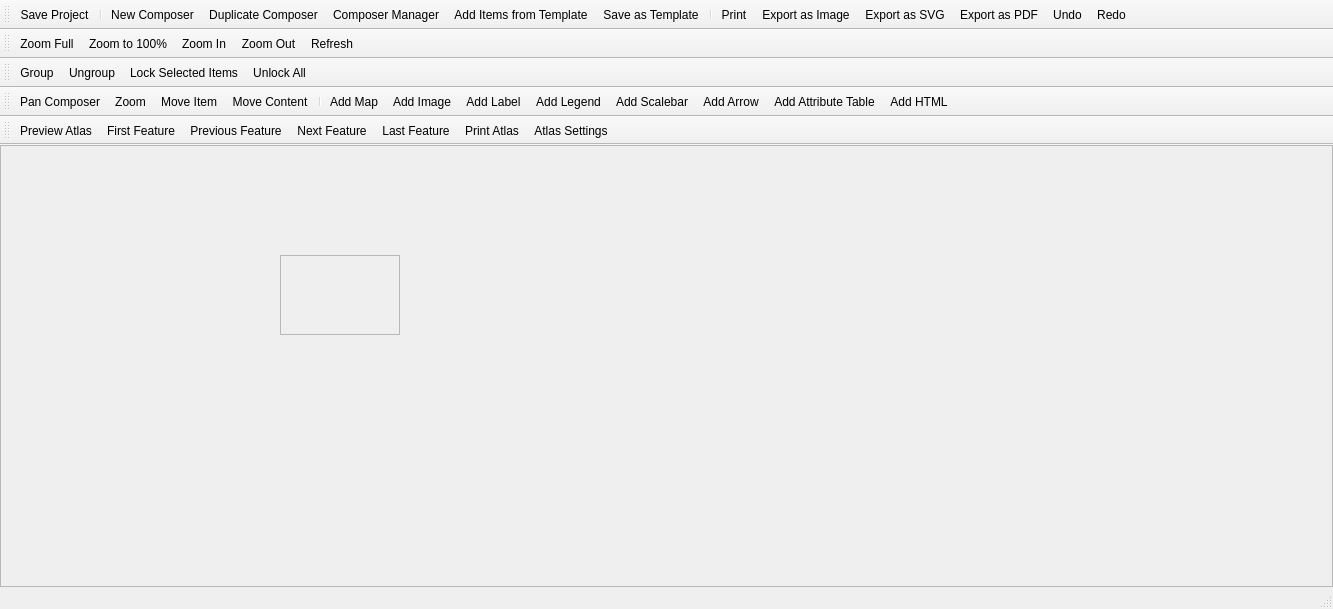
<?xml version="1.0" encoding="UTF-8"?>
<ui version="4.0">
 <class>QgsComposerBase</class>
 <widget class="QMainWindow" name="QgsComposerBase">
  <property name="geometry">
   <rect>
    <x>0</x>
    <y>0</y>
    <width>1333</width>
    <height>609</height>
   </rect>
  </property>
  <property name="mouseTracking">
   <bool>true</bool>
  </property>
  <property name="windowTitle">
   <string>MainWindow</string>
  </property>
  <widget class="QWidget" name="centralwidget">
   <property name="mouseTracking">
    <bool>true</bool>
   </property>
   <layout class="QGridLayout" name="gridLayout">
    <property name="leftMargin">
     <number>0</number>
    </property>
    <property name="topMargin">
     <number>0</number>
    </property>
    <property name="rightMargin">
     <number>0</number>
    </property>
    <property name="bottomMargin">
     <number>0</number>
    </property>
    <item row="0" column="0">
     <widget class="QFrame" name="mViewFrame">
      <property name="mouseTracking">
       <bool>true</bool>
      </property>
      <property name="frameShape">
       <enum>QFrame::StyledPanel</enum>
      </property>
      <property name="frameShadow">
       <enum>QFrame::Raised</enum>
      </property>
      <widget class="QScrollArea" name="scrollArea">
       <property name="geometry">
        <rect>
         <x>280</x>
         <y>110</y>
         <width>120</width>
         <height>80</height>
        </rect>
       </property>
       <property name="widgetResizable">
        <bool>true</bool>
       </property>
       <widget class="QWidget" name="scrollAreaWidgetContents">
        <property name="geometry">
         <rect>
          <x>0</x>
          <y>0</y>
          <width>118</width>
          <height>78</height>
         </rect>
        </property>
       </widget>
      </widget>
     </widget>
    </item>
   </layout>
  </widget>
  <widget class="QStatusBar" name="mStatusBar"/>
  <widget class="QToolBar" name="mComposerToolbar">
   <property name="windowTitle">
    <string>Composer</string>
   </property>
   <attribute name="toolBarArea">
    <enum>TopToolBarArea</enum>
   </attribute>
   <attribute name="toolBarBreak">
    <bool>false</bool>
   </attribute>
   <addaction name="mActionSaveProject"/>
   <addaction name="separator"/>
   <addaction name="mActionNewComposer"/>
   <addaction name="mActionDuplicateComposer"/>
   <addaction name="mActionComposerManager"/>
   <addaction name="mActionLoadFromTemplate"/>
   <addaction name="mActionSaveAsTemplate"/>
   <addaction name="separator"/>
   <addaction name="mActionPrint"/>
   <addaction name="mActionExportAsImage"/>
   <addaction name="mActionExportAsSVG"/>
   <addaction name="mActionExportAsPDF"/>
   <addaction name="mActionUndo"/>
   <addaction name="mActionRedo"/>
  </widget>
  <widget class="QToolBar" name="mPaperNavToolbar">
   <property name="windowTitle">
    <string>Paper Navigation</string>
   </property>
   <attribute name="toolBarArea">
    <enum>TopToolBarArea</enum>
   </attribute>
   <attribute name="toolBarBreak">
    <bool>true</bool>
   </attribute>
   <addaction name="mActionZoomAll"/>
   <addaction name="mActionZoomActual"/>
   <addaction name="mActionZoomIn"/>
   <addaction name="mActionZoomOut"/>
   <addaction name="mActionRefreshView"/>
  </widget>
  <widget class="QToolBar" name="mItemActionToolbar">
   <property name="windowTitle">
    <string>Composer Item Actions</string>
   </property>
   <attribute name="toolBarArea">
    <enum>TopToolBarArea</enum>
   </attribute>
   <attribute name="toolBarBreak">
    <bool>true</bool>
   </attribute>
   <addaction name="mActionGroupItems"/>
   <addaction name="mActionUngroupItems"/>
   <addaction name="mActionLockItems"/>
   <addaction name="mActionUnlockAll"/>
  </widget>
  <widget class="QToolBar" name="mItemToolbar">
   <property name="windowTitle">
    <string>Composer Items</string>
   </property>
   <attribute name="toolBarArea">
    <enum>TopToolBarArea</enum>
   </attribute>
   <attribute name="toolBarBreak">
    <bool>true</bool>
   </attribute>
   <addaction name="mActionPan"/>
   <addaction name="mActionMouseZoom"/>
   <addaction name="mActionSelectMoveItem"/>
   <addaction name="mActionMoveItemContent"/>
   <addaction name="separator"/>
   <addaction name="mActionAddNewMap"/>
   <addaction name="mActionAddImage"/>
   <addaction name="mActionAddNewLabel"/>
   <addaction name="mActionAddNewLegend"/>
   <addaction name="mActionAddNewScalebar"/>
   <addaction name="mActionAddArrow"/>
   <addaction name="mActionAddAttributeTable"/>
   <addaction name="mActionAddHtml"/>
  </widget>
  <widget class="QToolBar" name="mAtlasToolbar">
   <property name="windowTitle">
    <string>Atlas</string>
   </property>
   <attribute name="toolBarArea">
    <enum>TopToolBarArea</enum>
   </attribute>
   <attribute name="toolBarBreak">
    <bool>true</bool>
   </attribute>
   <addaction name="mActionAtlasPreview"/>
   <addaction name="mActionAtlasFirst"/>
   <addaction name="mActionAtlasPrev"/>
   <addaction name="mActionAtlasNext"/>
   <addaction name="mActionAtlasLast"/>
   <addaction name="mActionPrintAtlas"/>
   <addaction name="mActionAtlasSettings"/>
  </widget>
  <action name="mActionPrint">
   <property name="checkable">
    <bool>false</bool>
   </property>
   <property name="icon">
    <iconset resource="../../images/images.qrc">
     <normaloff>:/images/themes/default/mActionFilePrint.png</normaloff>:/images/themes/default/mActionFilePrint.png</iconset>
   </property>
   <property name="text">
    <string>&amp;Print...</string>
   </property>
   <property name="shortcut">
    <string>Ctrl+P</string>
   </property>
  </action>
  <action name="mActionZoomAll">
   <property name="icon">
    <iconset resource="../../images/images.qrc">
     <normaloff>:/images/themes/default/mActionZoomFullExtent.svg</normaloff>:/images/themes/default/mActionZoomFullExtent.svg</iconset>
   </property>
   <property name="text">
    <string>Zoom &amp;Full</string>
   </property>
   <property name="toolTip">
    <string>Zoom full</string>
   </property>
   <property name="shortcut">
    <string>Ctrl+0</string>
   </property>
  </action>
  <action name="mActionZoomIn">
   <property name="icon">
    <iconset resource="../../images/images.qrc">
     <normaloff>:/images/themes/default/mActionZoomIn.svg</normaloff>:/images/themes/default/mActionZoomIn.svg</iconset>
   </property>
   <property name="text">
    <string>Zoom &amp;In</string>
   </property>
   <property name="toolTip">
    <string>Zoom in</string>
   </property>
   <property name="shortcut">
    <string>Ctrl++</string>
   </property>
  </action>
  <action name="mActionZoomOut">
   <property name="icon">
    <iconset resource="../../images/images.qrc">
     <normaloff>:/images/themes/default/mActionZoomOut.svg</normaloff>:/images/themes/default/mActionZoomOut.svg</iconset>
   </property>
   <property name="text">
    <string>Zoom &amp;Out</string>
   </property>
   <property name="toolTip">
    <string>Zoom out</string>
   </property>
   <property name="shortcut">
    <string>Ctrl+-</string>
   </property>
  </action>
  <action name="mActionZoomActual">
   <property name="icon">
    <iconset resource="../../images/images.qrc">
     <normaloff>:/images/themes/default/mActionZoomActual.svg</normaloff>:/images/themes/default/mActionZoomActual.svg</iconset>
   </property>
   <property name="text">
    <string>Zoom to &amp;100%</string>
   </property>
   <property name="toolTip">
    <string>Zoom to 100%</string>
   </property>
   <property name="shortcut">
    <string>Ctrl+1</string>
   </property>
  </action>
  <action name="mActionMouseZoom">
   <property name="icon">
    <iconset resource="../../images/images.qrc">
     <normaloff>:/images/themes/default/mActionZoomToSelected.svg</normaloff>:/images/themes/default/mActionZoomToSelected.svg</iconset>
   </property>
   <property name="text">
    <string>Zoom</string>
   </property>
   <property name="toolTip">
    <string>Zoom</string>
   </property>
   <property name="shortcut">
    <string>Z</string>
   </property>
  </action>
  <action name="mActionAddNewMap">
   <property name="icon">
    <iconset resource="../../images/images.qrc">
     <normaloff>:/images/themes/default/mActionAddMap.png</normaloff>:/images/themes/default/mActionAddMap.png</iconset>
   </property>
   <property name="text">
    <string>Add &amp;Map</string>
   </property>
   <property name="toolTip">
    <string>Add new map</string>
   </property>
  </action>
  <action name="mActionAddNewLabel">
   <property name="icon">
    <iconset resource="../../images/images.qrc">
     <normaloff>:/images/themes/default/mActionLabel.png</normaloff>:/images/themes/default/mActionLabel.png</iconset>
   </property>
   <property name="text">
    <string>Add Lab&amp;el</string>
   </property>
   <property name="toolTip">
    <string>Add new label</string>
   </property>
  </action>
  <action name="mActionAddNewLegend">
   <property name="icon">
    <iconset resource="../../images/images.qrc">
     <normaloff>:/images/themes/default/mActionAddLegend.png</normaloff>:/images/themes/default/mActionAddLegend.png</iconset>
   </property>
   <property name="text">
    <string>Add Legen&amp;d</string>
   </property>
   <property name="toolTip">
    <string>Add new legend</string>
   </property>
  </action>
  <action name="mActionSelectMoveItem">
   <property name="icon">
    <iconset resource="../../images/images.qrc">
     <normaloff>:/images/themes/default/mActionPan.svg</normaloff>:/images/themes/default/mActionPan.svg</iconset>
   </property>
   <property name="text">
    <string>Move &amp;Item</string>
   </property>
   <property name="toolTip">
    <string>Select/Move item</string>
   </property>
   <property name="shortcut">
    <string>V</string>
   </property>
  </action>
  <action name="mActionExportAsImage">
   <property name="icon">
    <iconset resource="../../images/images.qrc">
     <normaloff>:/images/themes/default/mActionSaveMapAsImage.png</normaloff>:/images/themes/default/mActionSaveMapAsImage.png</iconset>
   </property>
   <property name="text">
    <string>Export as &amp;Image...</string>
   </property>
   <property name="toolTip">
    <string>Export as image</string>
   </property>
  </action>
  <action name="mActionExportAsPDF">
   <property name="icon">
    <iconset resource="../../images/images.qrc">
     <normaloff>:/images/themes/default/mActionSaveAsPDF.png</normaloff>:/images/themes/default/mActionSaveAsPDF.png</iconset>
   </property>
   <property name="text">
    <string>&amp;Export as PDF...</string>
   </property>
  </action>
  <action name="mActionExportAsSVG">
   <property name="icon">
    <iconset resource="../../images/images.qrc">
     <normaloff>:/images/themes/default/mActionSaveAsSVG.png</normaloff>:/images/themes/default/mActionSaveAsSVG.png</iconset>
   </property>
   <property name="text">
    <string>Export as S&amp;VG...</string>
   </property>
  </action>
  <action name="mActionAddNewScalebar">
   <property name="icon">
    <iconset resource="../../images/images.qrc">
     <normaloff>:/images/themes/default/mActionScaleBar.png</normaloff>:/images/themes/default/mActionScaleBar.png</iconset>
   </property>
   <property name="text">
    <string>Add &amp;Scalebar</string>
   </property>
   <property name="toolTip">
    <string>Add new scalebar</string>
   </property>
  </action>
  <action name="mActionRefreshView">
   <property name="icon">
    <iconset resource="../../images/images.qrc">
     <normaloff>:/images/themes/default/mActionDraw.svg</normaloff>:/images/themes/default/mActionDraw.svg</iconset>
   </property>
   <property name="text">
    <string>&amp;Refresh</string>
   </property>
   <property name="toolTip">
    <string>Refresh view</string>
   </property>
   <property name="shortcut">
    <string>F5</string>
   </property>
  </action>
  <action name="mActionShowGrid">
   <property name="icon">
    <iconset resource="../../python/plugins/fTools/resources.qrc">
     <normaloff>:/icons/default/vector_grid.png</normaloff>:/icons/default/vector_grid.png</iconset>
   </property>
   <property name="text">
    <string>Show &amp;Grid</string>
   </property>
   <property name="toolTip">
    <string>Show grid</string>
   </property>
   <property name="shortcut">
    <string>Ctrl+'</string>
   </property>
  </action>
  <action name="mActionSnapGrid">
   <property name="text">
    <string>S&amp;nap to Grid</string>
   </property>
   <property name="toolTip">
    <string>Snap to grid</string>
   </property>
   <property name="shortcut">
    <string>Ctrl+Shift+'</string>
   </property>
  </action>
  <action name="mActionShowGuides">
   <property name="text">
    <string>Show G&amp;uides</string>
   </property>
   <property name="toolTip">
    <string>Show guides</string>
   </property>
   <property name="shortcut">
    <string>Ctrl+;</string>
   </property>
  </action>
  <action name="mActionSnapGuides">
   <property name="text">
    <string>&amp;Snap to Guides</string>
   </property>
   <property name="toolTip">
    <string>Snap to guides</string>
   </property>
   <property name="shortcut">
    <string>Ctrl+Shift+;</string>
   </property>
  </action>
  <action name="mActionSmartGuides">
   <property name="text">
    <string>S&amp;mart Guides</string>
   </property>
   <property name="toolTip">
    <string>Smart guides</string>
   </property>
   <property name="shortcut">
    <string>Ctrl+Alt+;</string>
   </property>
  </action>
  <action name="mActionClearGuides">
   <property name="text">
    <string>&amp;Clear Guides</string>
   </property>
   <property name="toolTip">
    <string>Clear guides</string>
   </property>
  </action>
  <action name="mActionAddImage">
   <property name="icon">
    <iconset resource="../../images/images.qrc">
     <normaloff>:/images/themes/default/mActionAddImage.png</normaloff>:/images/themes/default/mActionAddImage.png</iconset>
   </property>
   <property name="text">
    <string>Add Im&amp;age</string>
   </property>
   <property name="toolTip">
    <string>Add image</string>
   </property>
  </action>
  <action name="mActionMoveItemContent">
   <property name="text">
    <string>Move &amp;Content</string>
   </property>
   <property name="toolTip">
    <string>Move item content</string>
   </property>
   <property name="shortcut">
    <string>C</string>
   </property>
  </action>
  <action name="mActionGroupItems">
   <property name="text">
    <string>&amp;Group</string>
   </property>
   <property name="toolTip">
    <string>Group items</string>
   </property>
   <property name="shortcut">
    <string>Ctrl+G</string>
   </property>
  </action>
  <action name="mActionUngroupItems">
   <property name="text">
    <string>&amp;Ungroup</string>
   </property>
   <property name="toolTip">
    <string>Ungroup items</string>
   </property>
   <property name="shortcut">
    <string>Ctrl+Shift+G</string>
   </property>
  </action>
  <action name="mActionRaiseItems">
   <property name="text">
    <string>&amp;Raise</string>
   </property>
   <property name="toolTip">
    <string>Raise selected items</string>
   </property>
   <property name="shortcut">
    <string>Ctrl+]</string>
   </property>
  </action>
  <action name="mActionLowerItems">
   <property name="text">
    <string>&amp;Lower</string>
   </property>
   <property name="toolTip">
    <string>Lower selected items</string>
   </property>
   <property name="shortcut">
    <string>Ctrl+[</string>
   </property>
  </action>
  <action name="mActionMoveItemsToTop">
   <property name="text">
    <string>Bring to &amp;Front</string>
   </property>
   <property name="toolTip">
    <string>Move selected items to top</string>
   </property>
   <property name="shortcut">
    <string>Ctrl+Shift+]</string>
   </property>
  </action>
  <action name="mActionMoveItemsToBottom">
   <property name="text">
    <string>Send to &amp;Back</string>
   </property>
   <property name="toolTip">
    <string>Move selected items to bottom</string>
   </property>
   <property name="shortcut">
    <string>Ctrl+Shift+[</string>
   </property>
  </action>
  <action name="mActionLoadFromTemplate">
   <property name="text">
    <string>&amp;Add Items from Template...</string>
   </property>
   <property name="toolTip">
    <string>Add items from template</string>
   </property>
  </action>
  <action name="mActionSaveAsTemplate">
   <property name="text">
    <string>Save as &amp;Template...</string>
   </property>
   <property name="toolTip">
    <string>Save as template</string>
   </property>
  </action>
  <action name="mActionAlignLeft">
   <property name="text">
    <string>Align Left</string>
   </property>
   <property name="toolTip">
    <string>Align selected items left</string>
   </property>
  </action>
  <action name="mActionAlignHCenter">
   <property name="text">
    <string>Align Center</string>
   </property>
   <property name="toolTip">
    <string>Align center horizontal</string>
   </property>
  </action>
  <action name="mActionAlignRight">
   <property name="text">
    <string>Align Right</string>
   </property>
   <property name="toolTip">
    <string>Align selected items right</string>
   </property>
  </action>
  <action name="mActionAlignTop">
   <property name="text">
    <string>Align Top</string>
   </property>
   <property name="toolTip">
    <string>Align selected items to top</string>
   </property>
  </action>
  <action name="mActionAlignVCenter">
   <property name="text">
    <string>Align Center Vertical</string>
   </property>
   <property name="toolTip">
    <string>Align center vertical</string>
   </property>
  </action>
  <action name="mActionAlignBottom">
   <property name="text">
    <string>Align Bottom</string>
   </property>
   <property name="toolTip">
    <string>Align selected items bottom</string>
   </property>
  </action>
  <action name="mActionQuit">
   <property name="text">
    <string>&amp;Quit</string>
   </property>
   <property name="toolTip">
    <string>Quit</string>
   </property>
   <property name="shortcut">
    <string>Ctrl+Q</string>
   </property>
  </action>
  <action name="mActionAddArrow">
   <property name="checkable">
    <bool>true</bool>
   </property>
   <property name="text">
    <string>Add Arro&amp;w</string>
   </property>
   <property name="toolTip">
    <string>Add arrow</string>
   </property>
  </action>
  <action name="mActionAddTable">
   <property name="checkable">
    <bool>true</bool>
   </property>
   <property name="text">
    <string>Add Table</string>
   </property>
   <property name="toolTip">
    <string>Add table</string>
   </property>
  </action>
  <action name="mActionAddAttributeTable">
   <property name="checkable">
    <bool>true</bool>
   </property>
   <property name="text">
    <string>Add Attribute &amp;Table</string>
   </property>
   <property name="toolTip">
    <string>Add attribute table</string>
   </property>
  </action>
  <action name="mActionPageSetup">
   <property name="text">
    <string>Pa&amp;ge Setup...</string>
   </property>
   <property name="toolTip">
    <string>Page setup</string>
   </property>
   <property name="shortcut">
    <string>Ctrl+Shift+P</string>
   </property>
  </action>
  <action name="mActionUndo">
   <property name="icon">
    <iconset>
     <normalon>:/images/themes/default/mActionUndo.png</normalon>
    </iconset>
   </property>
   <property name="text">
    <string>&amp;Undo</string>
   </property>
   <property name="toolTip">
    <string>Revert last change</string>
   </property>
   <property name="shortcut">
    <string>Ctrl+Z</string>
   </property>
  </action>
  <action name="mActionRedo">
   <property name="icon">
    <iconset resource="../../images/images.qrc">
     <normaloff>:/images/themes/default/mActionRedo.png</normaloff>:/images/themes/default/mActionRedo.png</iconset>
   </property>
   <property name="text">
    <string>&amp;Redo</string>
   </property>
   <property name="toolTip">
    <string>Restore last change</string>
   </property>
   <property name="shortcut">
    <string>Ctrl+Shift+Z</string>
   </property>
  </action>
  <action name="mActionAddRectangle">
   <property name="checkable">
    <bool>true</bool>
   </property>
   <property name="text">
    <string>Add Rectangle</string>
   </property>
   <property name="toolTip">
    <string>Add rectangle</string>
   </property>
  </action>
  <action name="mActionAddTriangle">
   <property name="checkable">
    <bool>true</bool>
   </property>
   <property name="text">
    <string>Add Triangle</string>
   </property>
   <property name="toolTip">
    <string>Add triangle</string>
   </property>
  </action>
  <action name="mActionAddEllipse">
   <property name="checkable">
    <bool>true</bool>
   </property>
   <property name="text">
    <string>Add Ellipse</string>
   </property>
   <property name="toolTip">
    <string>Add ellipse</string>
   </property>
  </action>
  <action name="mActionAddHtml">
   <property name="checkable">
    <bool>true</bool>
   </property>
   <property name="text">
    <string>Add &amp;HTML</string>
   </property>
   <property name="toolTip">
    <string>Add html frame</string>
   </property>
  </action>
  <action name="mActionComposerManager">
   <property name="text">
    <string>Composer &amp;Manager...</string>
   </property>
   <property name="toolTip">
    <string>Composer manager</string>
   </property>
  </action>
  <action name="mActionNewComposer">
   <property name="text">
    <string>&amp;New Composer...</string>
   </property>
   <property name="toolTip">
    <string>New composer</string>
   </property>
   <property name="shortcut">
    <string>Ctrl+N</string>
   </property>
  </action>
  <action name="mActionSaveProject">
   <property name="text">
    <string>&amp;Save Project</string>
   </property>
   <property name="toolTip">
    <string>Save project</string>
   </property>
   <property name="shortcut">
    <string>Ctrl+S</string>
   </property>
  </action>
  <action name="mActionDuplicateComposer">
   <property name="text">
    <string>&amp;Duplicate Composer...</string>
   </property>
   <property name="toolTip">
    <string>Duplicate composer</string>
   </property>
  </action>
  <action name="mActionLockItems">
   <property name="icon">
    <iconset resource="../../images/images.qrc">
     <normaloff>:/images/themes/default/locked.svg</normaloff>:/images/themes/default/locked.svg</iconset>
   </property>
   <property name="text">
    <string>Loc&amp;k Selected Items</string>
   </property>
   <property name="shortcut">
    <string>Ctrl+L</string>
   </property>
  </action>
  <action name="mActionUnlockAll">
   <property name="icon">
    <iconset resource="../../images/images.qrc">
     <normaloff>:/images/themes/default/unlocked.svg</normaloff>:/images/themes/default/unlocked.svg</iconset>
   </property>
   <property name="text">
    <string>Unl&amp;ock All</string>
   </property>
   <property name="toolTip">
    <string>Unlock All Items</string>
   </property>
   <property name="shortcut">
    <string>Ctrl+Shift+L</string>
   </property>
  </action>
  <action name="mActionPasteInPlace">
   <property name="text">
    <string>Paste in P&amp;lace</string>
   </property>
   <property name="toolTip">
    <string>Paste in place</string>
   </property>
   <property name="shortcut">
    <string>Ctrl+Shift+V</string>
   </property>
  </action>
  <action name="mActionDeleteSelection">
   <property name="icon">
    <iconset resource="../../images/images.qrc">
     <normaloff>:/images/themes/default/mActionDeleteSelected.svg</normaloff>:/images/themes/default/mActionDeleteSelected.svg</iconset>
   </property>
   <property name="text">
    <string>&amp;Delete</string>
   </property>
   <property name="toolTip">
    <string>Delete selected items</string>
   </property>
   <property name="shortcut">
    <string>Del</string>
   </property>
  </action>
  <action name="mActionDeselectAll">
   <property name="icon">
    <iconset resource="../../images/images.qrc">
     <normaloff>:/images/themes/default/mActionDeselectAll.svg</normaloff>:/images/themes/default/mActionDeselectAll.svg</iconset>
   </property>
   <property name="text">
    <string>D&amp;eselect All</string>
   </property>
   <property name="toolTip">
    <string>Deselect all</string>
   </property>
   <property name="shortcut">
    <string>Ctrl+Shift+A</string>
   </property>
  </action>
  <action name="mActionSelectAll">
   <property name="text">
    <string>&amp;Select All</string>
   </property>
   <property name="toolTip">
    <string>Select all items</string>
   </property>
   <property name="shortcut">
    <string>Ctrl+A</string>
   </property>
  </action>
  <action name="mActionInvertSelection">
   <property name="icon">
    <iconset resource="../../images/images.qrc">
     <normaloff>:/images/themes/default/mActionInvertSelection.png</normaloff>:/images/themes/default/mActionInvertSelection.png</iconset>
   </property>
   <property name="text">
    <string>&amp;Invert Selection</string>
   </property>
   <property name="toolTip">
    <string>Invert selection</string>
   </property>
  </action>
  <action name="mActionSelectNextBelow">
   <property name="text">
    <string>Select Next Item &amp;Below</string>
   </property>
   <property name="toolTip">
    <string>Select next item below</string>
   </property>
   <property name="shortcut">
    <string>Ctrl+Alt+[</string>
   </property>
  </action>
  <action name="mActionSelectNextAbove">
   <property name="text">
    <string>Select Next Item &amp;Above</string>
   </property>
   <property name="toolTip">
    <string>Select next item above</string>
   </property>
   <property name="shortcut">
    <string>Ctrl+Alt+]</string>
   </property>
  </action>
  <action name="mActionPan">
   <property name="icon">
    <iconset resource="../../images/images.qrc">
     <normaloff>:/images/themes/default/mActionPan.svg</normaloff>:/images/themes/default/mActionPan.svg</iconset>
   </property>
   <property name="text">
    <string>Pan Composer</string>
   </property>
   <property name="shortcut">
    <string>P</string>
   </property>
  </action>
  <action name="mActionOptions">
   <property name="icon">
    <iconset resource="../../images/images.qrc">
     <normaloff>:/images/themes/default/mActionOptions.svg</normaloff>:/images/themes/default/mActionOptions.svg</iconset>
   </property>
   <property name="text">
    <string>Composer &amp;Options...</string>
   </property>
   <property name="menuRole">
    <enum>QAction::PreferencesRole</enum>
   </property>
  </action>
  <action name="mActionShowRulers">
   <property name="text">
    <string>Show Ru&amp;lers</string>
   </property>
   <property name="toolTip">
    <string>Show rulers</string>
   </property>
   <property name="shortcut">
    <string>Ctrl+R</string>
   </property>
  </action>
  <action name="mActionAtlasFirst">
   <property name="icon">
    <iconset resource="../../images/images.qrc">
     <normaloff>:/images/themes/default/mActionAtlasFirst.svg</normaloff>:/images/themes/default/mActionAtlasFirst.svg</iconset>
   </property>
   <property name="text">
    <string>&amp;First Feature</string>
   </property>
   <property name="shortcut">
    <string>Ctrl+&lt;</string>
   </property>
  </action>
  <action name="mActionAtlasPrev">
   <property name="icon">
    <iconset resource="../../images/images.qrc">
     <normaloff>:/images/themes/default/mActionAtlasPrev.svg</normaloff>:/images/themes/default/mActionAtlasPrev.svg</iconset>
   </property>
   <property name="text">
    <string>P&amp;revious Feature</string>
   </property>
   <property name="shortcut">
    <string>Ctrl+,</string>
   </property>
  </action>
  <action name="mActionAtlasNext">
   <property name="icon">
    <iconset resource="../../images/images.qrc">
     <normaloff>:/images/themes/default/mActionAtlasNext.svg</normaloff>:/images/themes/default/mActionAtlasNext.svg</iconset>
   </property>
   <property name="text">
    <string>&amp;Next Feature</string>
   </property>
   <property name="shortcut">
    <string>Ctrl+.</string>
   </property>
  </action>
  <action name="mActionAtlasLast">
   <property name="icon">
    <iconset resource="../../images/images.qrc">
     <normaloff>:/images/themes/default/mActionAtlasLast.svg</normaloff>:/images/themes/default/mActionAtlasLast.svg</iconset>
   </property>
   <property name="text">
    <string>&amp;Last Feature</string>
   </property>
   <property name="shortcut">
    <string>Ctrl+&gt;</string>
   </property>
  </action>
  <action name="mActionAtlasPreview">
   <property name="icon">
    <iconset resource="../../images/images.qrc">
     <normaloff>:/images/themes/default/mIconAtlas.svg</normaloff>:/images/themes/default/mIconAtlas.svg</iconset>
   </property>
   <property name="text">
    <string>Preview &amp;Atlas</string>
   </property>
   <property name="shortcut">
    <string>Ctrl+Alt+/</string>
   </property>
  </action>
  <action name="mActionPrintAtlas">
   <property name="icon">
    <iconset resource="../../images/images.qrc">
     <normaloff>:/images/themes/default/mActionFilePrint.png</normaloff>:/images/themes/default/mActionFilePrint.png</iconset>
   </property>
   <property name="text">
    <string>&amp;Print Atlas...</string>
   </property>
  </action>
  <action name="mActionExportAtlasAsImage">
   <property name="icon">
    <iconset resource="../../images/images.qrc">
     <normaloff>:/images/themes/default/mActionSaveMapAsImage.png</normaloff>:/images/themes/default/mActionSaveMapAsImage.png</iconset>
   </property>
   <property name="text">
    <string>Export Atlas as &amp;Images...</string>
   </property>
  </action>
  <action name="mActionExportAtlasAsSVG">
   <property name="icon">
    <iconset resource="../../images/images.qrc">
     <normaloff>:/images/themes/default/mActionSaveAsSVG.png</normaloff>:/images/themes/default/mActionSaveAsSVG.png</iconset>
   </property>
   <property name="text">
    <string>Export Atlas as S&amp;VG...</string>
   </property>
  </action>
  <action name="mActionExportAtlasAsPDF">
   <property name="icon">
    <iconset resource="../../images/images.qrc">
     <normaloff>:/images/themes/default/mActionSaveAsPDF.png</normaloff>:/images/themes/default/mActionSaveAsPDF.png</iconset>
   </property>
   <property name="text">
    <string>&amp;Export Atlas as PDF...</string>
   </property>
   <property name="toolTip">
    <string>Export Atlas as PDF</string>
   </property>
  </action>
  <action name="mActionAtlasSettings">
   <property name="icon">
    <iconset resource="../../images/images.qrc">
     <normaloff>:/images/themes/default/mActionAtlasSettings.svg</normaloff>:/images/themes/default/mActionAtlasSettings.svg</iconset>
   </property>
   <property name="text">
    <string>Atlas &amp;Settings</string>
   </property>
  </action>
  <action name="mActionShowBoxes">
   <property name="text">
    <string>Show Bounding Boxes</string>
   </property>
   <property name="toolTip">
    <string>Show bounding boxes</string>
   </property>
   <property name="shortcut">
    <string>Ctrl+Shift+B</string>
   </property>
  </action>
  <action name="mActionToggleFullScreen">
   <property name="checkable">
    <bool>true</bool>
   </property>
   <property name="text">
    <string>Toggle Full Scr&amp;een</string>
   </property>
   <property name="toolTip">
    <string>Toggle full screen mode</string>
   </property>
   <property name="shortcut">
    <string>F11</string>
   </property>
  </action>
  <action name="mActionHidePanels">
   <property name="checkable">
    <bool>true</bool>
   </property>
   <property name="text">
    <string>&amp;Hide Panels</string>
   </property>
   <property name="toolTip">
    <string>Hide panels</string>
   </property>
   <property name="shortcut">
    <string>F10</string>
   </property>
  </action>
 </widget>
 <resources>
  <include location="../../python/plugins/fTools/resources.qrc"/>
  <include location="../../images/images.qrc"/>
 </resources>
 <connections/>
</ui>
